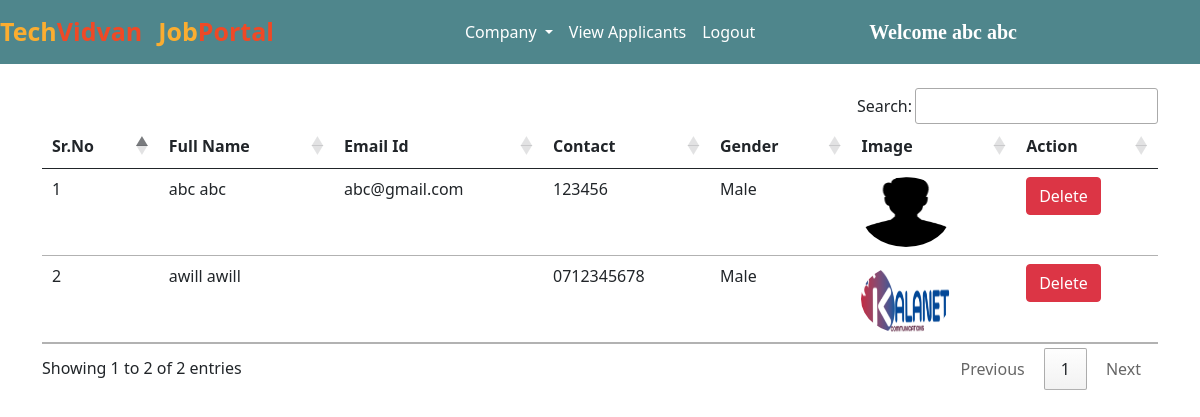
The app's page /view_applicants/ (signed in) with its own data.
### jobs/models.py (models this page shows, shortened)
class Applicant(models.Model):
    user = models.ForeignKey(User, on_delete=models.CASCADE)
    phone = models.CharField(max_length=10)
    image = models.ImageField(upload_to="")
    gender = models.CharField(max_length=10)
    type = models.CharField(max_length=15)

### jobs/views.py (the view)
# urls.py: path("view_applicants/", views.view_applicants, name="view_applicants"),
def view_applicants(request):
    if not request.user.is_authenticated:
        return redirect("/admin_login")
    applicants = Applicant.objects.all()
    return render(request, "view_applicants.html", {'applicants':applicants})

### jobs/templates/view_applicants.html (shortened to what this page needs)
{% extends 'admin_navbar.html' %}
{% block view_applicants %} active {% endblock %}
{% block body %}
<div class="container mt-4">
<table class="table table-hover" id="example">
    <thead>
        <tr>
            <th>Sr.No</th>
            <th>Full Name</th>
            <th>Email Id</th>
            <th>Contact</th>
            <th>Gender</th>
            <th>Image</th>
            <th>Action</th>
        </tr>
    </thead>
    <tbody>
        {% for applicant in applicants %}
        <tr>
            <td>{{forloop.counter}}</td>
            <td>{{applicant.user.get_full_name}}</td>
            <td>{{applicant.user.email}}</td>
            <td>{{applicant.phone}}</td>
            <td>{{applicant.gender}}</td>
            <td><img src="{{applicant.image.url}}" class="rounded-circle" width="90px" height="70px"></td>
            <td><a href="/delete_user/{{applicant.user.id}}/" class="btn btn-danger" onclick="return confirm('Are you sure you want to delete this applicant?')">Delete</a></td>
        </tr>
        {% endfor %}
    </tbody>
</table>
</div>
{% endblock %}

### jobs/templates/admin_navbar.html (shortened to what this page needs)
<!doctype html>
<html lang="en">
<head>
  <link href="https://cdn.jsdelivr.net/npm/bootstrap@5.0.2/dist/css/bootstrap.min.css" rel="stylesheet"
>
  <link rel="stylesheet" href="https://cdn.datatables.net/1.10.25/css/jquery.dataTables.min.css">
  <link rel="stylesheet" href="https://cdn.datatables.net/buttons/1.7.1/css/buttons.dataTables.min.css">
</head>
<body>
  <nav class="navbar navbar-expand-lg navbar-dark">
      <a class="navbar-brand" href="/"><span class="head1">Tech</span><span class="head2">Vidvan</span></a>
      <a class="navbar-brand" href="#"><span class="head1">Job</span><span class="head2">Portal</span></a>
      <div class="container w-50">
      <div class="collapse navbar-collapse" id="navbarSupportedContent">
        <ul class="navbar-nav me-auto mb-2 mb-lg-0">
          <div class="collapse navbar-collapse" id="navbarNavDarkDropdown">
            <ul class="navbar-nav">
              <li class="nav-item dropdown">
                <a class="nav-link active dropdown-toggle" href="#" id="navbarDarkDropdownMenuLink" role="button" data-bs-toggle="dropdown" aria-expanded="false">
                  Company
                </a>
              </li>
            </ul>
          </div>
          <li class="nav-item">
            <a class="nav-link {% block view_applicants %} {% endblock %}" href="/view_applicants/">View Applicants</a>
          </li>
          <li class="nav-item">
            <a class="nav-link active" href="/logout/">Logout</a>
          </li>
        </ul>
        <a class="navbar-brand" style="font-weight: bold; font-family: 'Times New Roman', Times, serif;" href="#">Welcome {{request.user.get_full_name}}</a>
      </div>
      </div>
  </nav>
  {% block body %}
  {% endblock %}
</body>
</html>

### jobs/templates/admin_navbar.html (style rules this page uses)
.navbar { background-color: #4f868c; }
.head1 { color: #FBAD30; font-size: 25px; font-weight: bold; height: 50px; }
.head2 { color: #EF4926; font-size: 25px; font-weight: bold; }

### records on screen
Applicant: user.get_full_name "abc abc", user.email "abc@gmail.com", phone "123456", gender "Male", image (picture)
Applicant: user.get_full_name "awill awill", phone "0712345678", gender "Male", image (picture)

### other values on screen
{{ request.user.get_full_name }} "abc abc"
